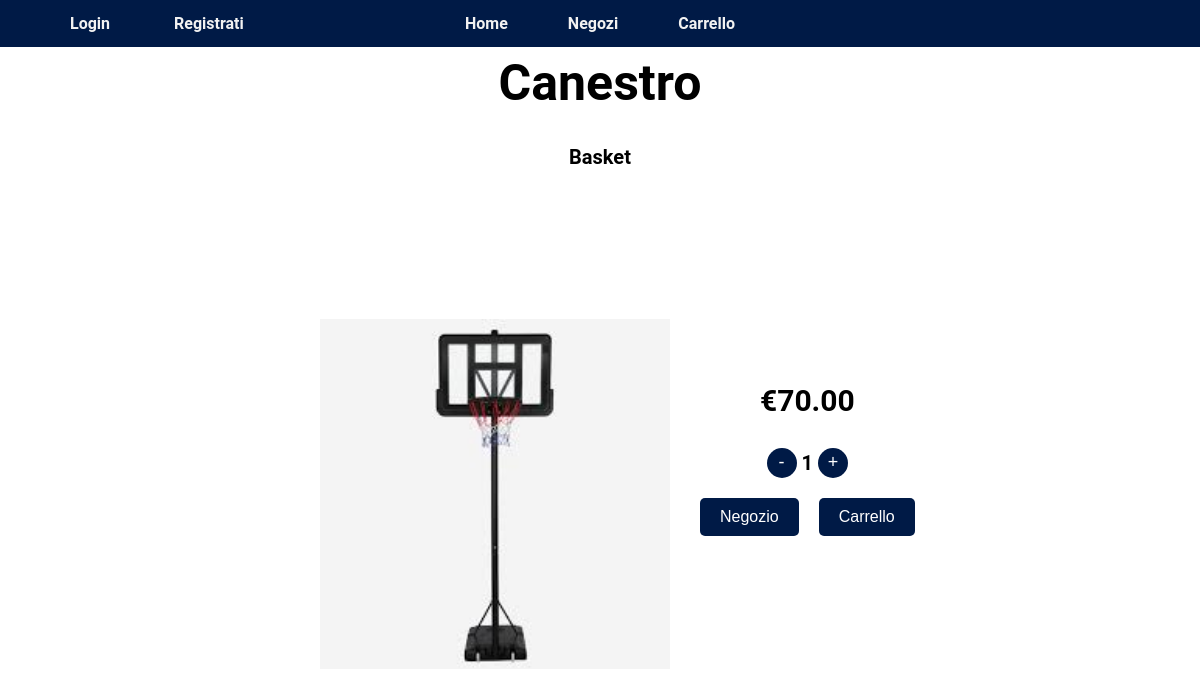
Screenshot of /item/3 with the database file from the repository.
### tables this page shows
CREATE TABLE articolo(
    id INTEGER PRIMARY KEY AUTOINCREMENT,
    nome VARCHAR(100) NOT NULL,
    prezzo FLOAT NOT NULL,
    sport VARCHAR(50) NOT NULL
, immagine TEXT NOT NULL DEFAULT 'default.jpg');

### app.py (the view)
@app.route('/item/<int:id>')
def item(id):
    conn = get_db()
    cur = conn.cursor()
    cur.execute('SELECT * FROM articolo WHERE id = ?', (id,))
    row = cur.fetchone()
    conn.close()
    if row is None:
        return "Articolo non trovato", 404
    return render_template('item.html', item=row)

### app.py (called while the page is built)
def get_db():
    conn = sq.connect('db.db')
    conn.row_factory = sq.Row
    return conn

### templates/item.html (shortened to what this page needs)
<!DOCTYPE html>
<html lang="it">
<head>
  <link rel="stylesheet" type="text/css" href="../static/css/itemStyle.css">
</head>
<body>
  {% include 'navbar.html' %}
  <h1>{{ item["nome"] }}</h1>
  <h2>{{ item["sport"] }}</h2>
  <div class="item-details">
    <img src="../{{ item['immagine'] }}" alt="Immagine prodotto" class="immagine-prodotto">
    <div class="item-info">
      <div class="item-price">
        <p>€{{ '%.2f'|format(item["prezzo"]) }}</p>
      </div>
      <div class="quantity">
        <button class="quantity-btn" id="decrease" onclick="decreaseQuantity()">-</button>
        <span id="quantity-value">1</span>
        <button class="quantity-btn" id="increase" onclick="increaseQuantity()">+</button>
      </div>
      <div class="buttons">
        <button class="action-btn" id="shop-btn" onclick="location.href=mapItemUrl;">Negozio</button>
        <form action="{{ url_for('add_to_cart', item_id=item['id']) }}" method="post">
          <button class="action-btn" type="submit">Carrello</button>
        </form>
      </div>
    </div>
  </div>
</body>
</html>

### static/css/itemStyle.css (style rules this page uses)
body { font-family: 'Roboto', sans-serif; margin: 0; padding: 20px; }
h1 { font-size: 50px; font-weight: bold; text-align: center; }
h2 { font-size: 20px; font-weight: bold; text-align: center; }
.immagine-prodotto { margin-top: 100px; margin-left: 300px; min-width: 350px; min-height: 350px; object-fit: contain; }
.item-details { display: flex; align-items: center; justify-content: space-between; margin-top: 50px; }
.item-info { display: flex; flex-direction: column; margin-left: 20px; margin-right: 300px; align-items: center; }
.item-price { font-size: 30px; font-weight: bold; font-family: 'Roboto', sans-serif; width: 30%; display: flex; flex-direction: column; align-items: center; }
.quantity { display: flex; align-items: center; }
.quantity-btn { background-color: #001a46; color: white; border: none; border-radius: 50%; width: 30px; height: 30px; font-size: 18px; margin: 0 5px; cursor: pointer; }
#quantity-value { font-weight: bold; font-size: 20px; }
.buttons { display: flex; margin-top: 20px; }
.buttons button { margin-right: 10px; }
.action-btn { background-color: #001a46; color: white; border: none; border-radius: 5px; padding: 10px 20px; font-size: 16px; cursor: pointer; margin: 0 10px; }

### rows the page displays
articolo: nome "Canestro", sport "Basket", immagine (picture), prezzo "70.00"
